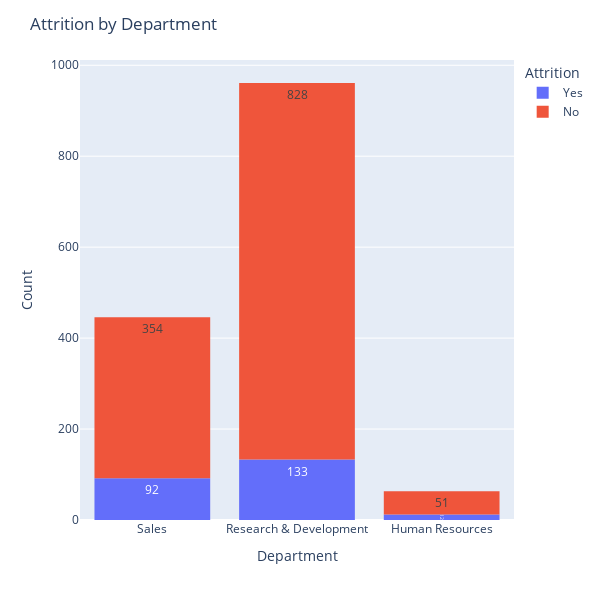

Source (notebook cell):
### Code cell
#Look at attrition by age
fig = px.histogram(employees, x="Department", color="Attrition",histfunc="sum", text_auto=True,width=600,height=600)

# Add y-axis label
fig.update_layout(title ="Attrition by Department",yaxis_title="Count")

fig.show()

### Figure 1 — Plotly figure (JSON) as saved in the notebook; plotly's stock layout.template omitted (floating-point values rounded to 4 significant figures; data arrays with more than 128 entries replaced by an {"elided": "..."} marker saying what was removed)
{"data": [{"alignmentgroup": "True", "bingroup": "x", "histfunc": "sum", "hovertemplate": "Attrition=Yes<br>Department=%{x}<br>sum of None=%{y}<extra></extra>", "legendgroup": "Yes", "marker": {"color": "#636efa", "pattern": {"shape": ""}}, "name": "Yes", "offsetgroup": "Yes", "orientation": "v", "showlegend": true, "texttemplate": "%{value}", "type": "histogram", "x": {"elided": "237 str values"}, "xaxis": "x", "yaxis": "y"}, {"alignmentgroup": "True", "bingroup": "x", "histfunc": "sum", "hovertemplate": "Attrition=No<br>Department=%{x}<br>sum of None=%{y}<extra></extra>", "legendgroup": "No", "marker": {"color": "#EF553B", "pattern": {"shape": ""}}, "name": "No", "offsetgroup": "No", "orientation": "v", "showlegend": true, "texttemplate": "%{value}", "type": "histogram", "x": {"elided": "1233 str values"}, "xaxis": "x", "yaxis": "y"}], "layout": {"barmode": "relative", "height": 600, "legend": {"title": {"text": "Attrition"}, "tracegroupgap": 0}, "margin": {"t": 60}, "title": {"text": "Attrition by Department"}, "width": 600, "xaxis": {"anchor": "y", "domain": [0, 1], "title": {"text": "Department"}}, "yaxis": {"anchor": "x", "domain": [0, 1], "title": {"text": "Count"}}}}
